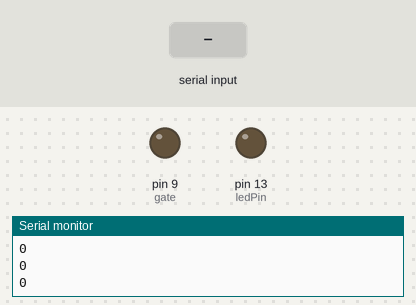
The sketch below on a simulated Arduino Uno, built with avr-gcc and run on an emulated ATmega328P. Parts: output pins drawn as LEDs (lit = HIGH), the last lines printed to the serial monitor. The inputs (shaded band) are chosen by the test bench.

Above: at 1.2 s.
1.3 s: "W90\n" received over Serial
At 2.41 s:
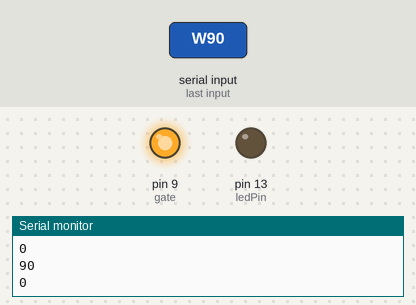
4.0 s: "W" received over Serial
At 6.8 s:
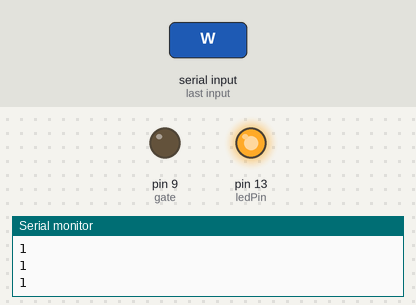
7.0 s: "W,45\n" received over Serial
At 8.1 s:
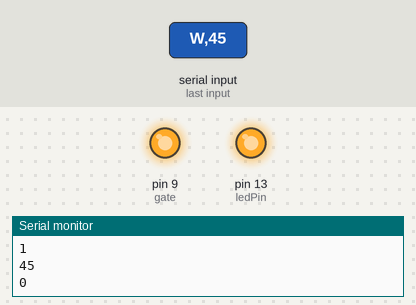
Timing chart, 0 to 10.0 s (numbered marks = the images above; inputs shaded):
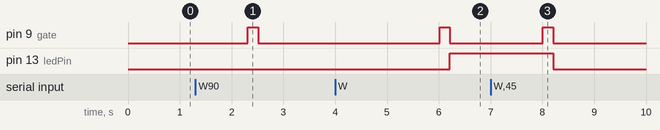

The sketch:

cameraCode.ino
```cpp
#include <elapsedMillis.h>

elapsedMillis metroTime;
elapsedMillis timeElapsed;
int gate = 9;
//int incomingByte = 0;
int ledPin = 13;
//Switch activator is the ASCII '2' or the
//int 50 and it is used to start
//and stop the cameras.
String content = "";
char character;
long tempo; // beats per second
long temp;
static long period; // milliseconds per beat
//long timeBeat; // elapsed time since last beat
//int prevTime;
int state = 0; // 0 for not recording, 1 for recording
void setup()
{
  Serial.begin(9600);
  pinMode(gate, OUTPUT);
  pinMode(ledPin, OUTPUT);
  digitalWrite(ledPin, LOW);
  analogWrite(gate, 0);
  state = 0;
  period = 5*1000; // only blink every 10 seconds
//  while(!Serial){ // wait until serial connection is made
//    ;
//  }
//  timeBeat = 0;
}

void loop()
{
    while(!Serial){
      ;
    }
    delay(20);

      // read two bytes and get temporary interval.  if it passes some threshold (idk) its good
      if(Serial.available()){
        if(Serial.read() =='W'){
          int i = Serial.parseInt();
          int j = Serial.parseInt();
          Serial.println(i);
          Serial.println(j);
          temp = 255*i+j;
          analogWrite(gate, 255);
          delay(200);
          analogWrite(gate, 0);
          period = temp;
          timeElapsed=0;
          metroTime = 0;
          Serial.println("NEW TEMPO");
          Serial.println(period);
        }
//          if( temp > 100)
      }
      if( timeElapsed > period){
        digitalWrite(ledPin, HIGH);
        Serial.println("1 ");
//        Serial.print(timeElapsed);
        metroTime = 0;
        timeElapsed = 0;
        delay(10); // so it doesnt immediately turn off
      }
      else{
        digitalWrite(ledPin, LOW);
        Serial.println("0 ");
//        Serial.print(timeElapsed);

      }
//      Serial.println(timeElapsed);
//      Serial.println("--");
//      Serial.println(period);


}
```

Measured:
- after the input at 1.3 s, pin 9 (gate): LOW → HIGH after 1.0 s, → LOW 0.20 s later
- after the input at 4.0 s, pin 9 (gate): LOW → HIGH after 2.0 s, → LOW 0.20 s later; pin 13 (ledPin): LOW → HIGH after 2.2 s
- after the input at 7.0 s, pin 9 (gate): LOW → HIGH after 1.0 s, → LOW 0.20 s later; pin 13 (ledPin): HIGH → LOW after 1.2 s
